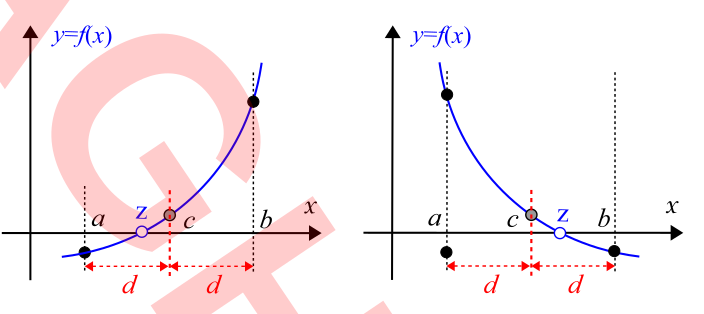
%> input picture L09_equnonlin/bisekcja.png, 704 x 314 px
$ octave problem9_2_1.m   (GNU Octave 9; MATLAB toolbox functions it lacks are replaced by stand-ins)
%> lines starting %> are read from the running program, lines starting %| are printed output that depends on the picture
### L09_equnonlin/nonlinsolvers.m
function C = nonlinsolvers(f, fp, a, b, solver, iter)
C = zeros(1,iter); % kolejne oszacowania miejsca zerowego
c = a; % pierwsze oszacowanie
for i = 1 : iter
    fa = feval(f,a); fb=feval(f,b); fc=feval(f,c); fpc=feval(fp,c); % oblicz
    switch(solver)
        case 'bisection',
            if( fa*fc<0 ) b=c; else a=c; end
                c = (a+b)/2;
        case 'regula-falsi',
            if( fa*fc<0 ) b=c; else a=c; end
                c = b-fb*(b-a)/(fb-fa);
        case 'newton-raphson',
            c = c-fc/fpc;
        case "sieczna",
  c = b - fb * (b - a) / (fb - fa);
          if(abs(c-a)<abs(c-b)) a=c; end;
          if(abs(c-a)<abs(c-b)) b=c; end;

        otherwise,
            error('Brak metody');
    end
    C(i)=c; % zapamietaj
end
end

### L09_equnonlin/problem9_2_1.m
% METODA BISEKCJI


clear all; close all;

it = 12;
a = pi-pi/5;
b = pi + pi/5;              % przedzial

f  = @(x) sin(x);           % funkcja
df = @(x) cos(x);

x = 0 : 0.01 : 2*pi;
figure; plot( x, f(x), 'b-', x, df(x),'r-'); grid; xlabel('x'); title('f(x), fp(x)');
legend('Funkcja','Jej pochodna');
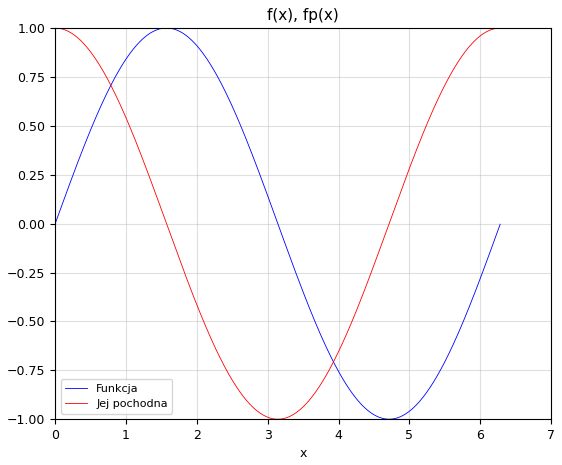
%> figure redrawn from the program's plot data; curve peaks at x = 1.57, y = 1; curve peaks at x = 0, y = 1

pause;
imshow(imread("bisekcja.png"));
pause;

bisection = nonlinsolvers( f, df, a, b, 'bisection', it )
figure; plot( 1:it , bisection, "bo-"); xlabel('iter'); title('c(iter)')
grid on, legend('Bisection');
%> after `legend('Bisection')`:
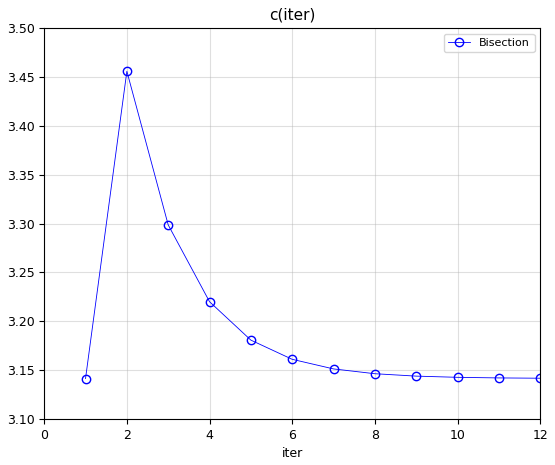
%> figure redrawn from the program's plot data; curve peaks at x = 2, y = 3.46

pause;


while (abs(pi - bisection(end))) > 0.00001 * pi
    it = it + 1;
    bisection = nonlinsolvers( f, df, a, b, 'regula-falsi', it );
end

disp("Liczba iteracji potrzebnych by oszacowac z dokladnoscia : " + it);
disp("Oszacowane miejsce zerowe: " + bisection(end))

figure; plot( 1:it , bisection, "ro-"); xlabel('iter'); title('c(iter)')
grid on, legend('Bisection');
%> after `legend('Bisection')`:
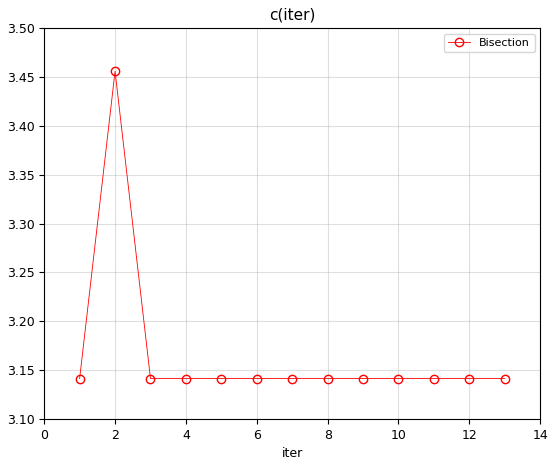
%> figure redrawn from the program's plot data; curve peaks at x = 2, y = 3.46
